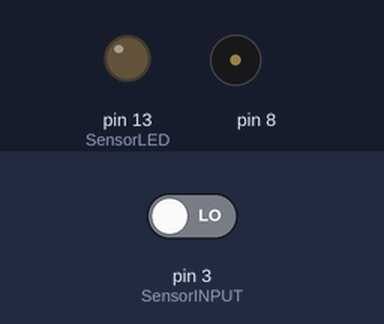
A sketch run on a simulated Arduino Uno, built with avr-gcc and run on an emulated ATmega328P. Parts: output pins drawn as LEDs (lit = HIGH), buzzer (waves = sounding). The inputs (shaded band) are chosen by the test bench; at power-on: pin 3 (SensorINPUT) LOW. What the sketch prints to the serial monitor is not drawn.

Above: at 1.2 s.
1.3 s: pin 3 (SensorINPUT) driven HIGH
At 1.7 s:
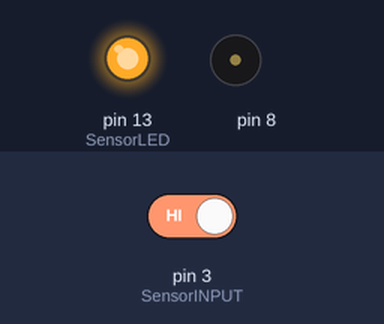
At 2.2 s:
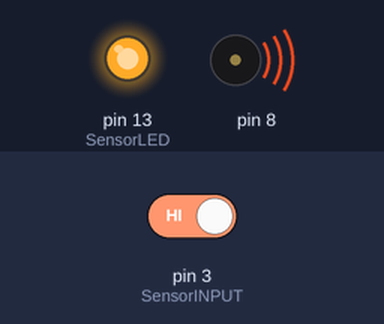
Timing chart, 0 to 4.3 s (numbered marks = the images above; inputs shaded):
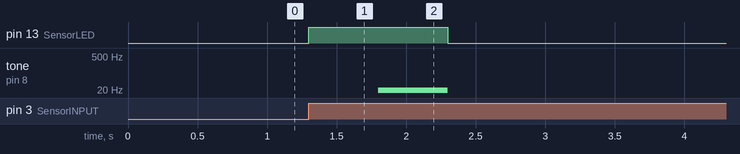

Measured:
- after the input at 1.3 s, pin 13 (SensorLED): LOW → HIGH at once, → LOW 1.0 s later; tone on pin 8: silent → 8 Hz after 0.50 s, → silent 0.50 s later

The sketch:

sketch_jul13a.ino
```cpp
int SensorLED = 13;
int SensorINPUT = 3;
int data=1;
unsigned char state = 0;

void setup() {
  pinMode(SensorLED, OUTPUT);
  pinMode(SensorINPUT, INPUT);
  pinMode(8, OUTPUT);
  Serial.begin(9600);
  attachInterrupt(1, blink, RISING);
}

void loop() {
  Serial.print(data);
  if (state != 0) {
    state = 0;
    digitalWrite(SensorLED, HIGH);
    delay(500);
    tone(8,8);
    delay(500);
}
  else
    digitalWrite(SensorLED, LOW);
    noTone(8);
}

void blink() {
  state++;
}
```
